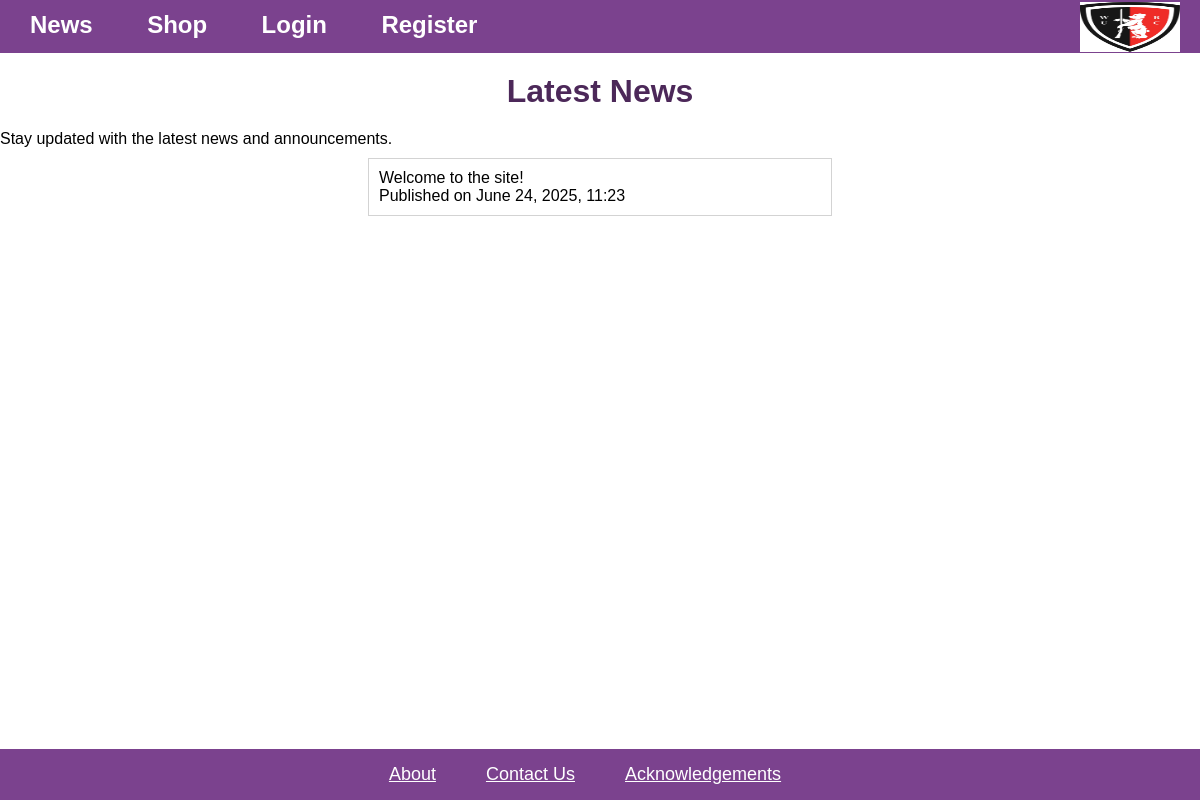
The page /news/ on the database as committed earlier.
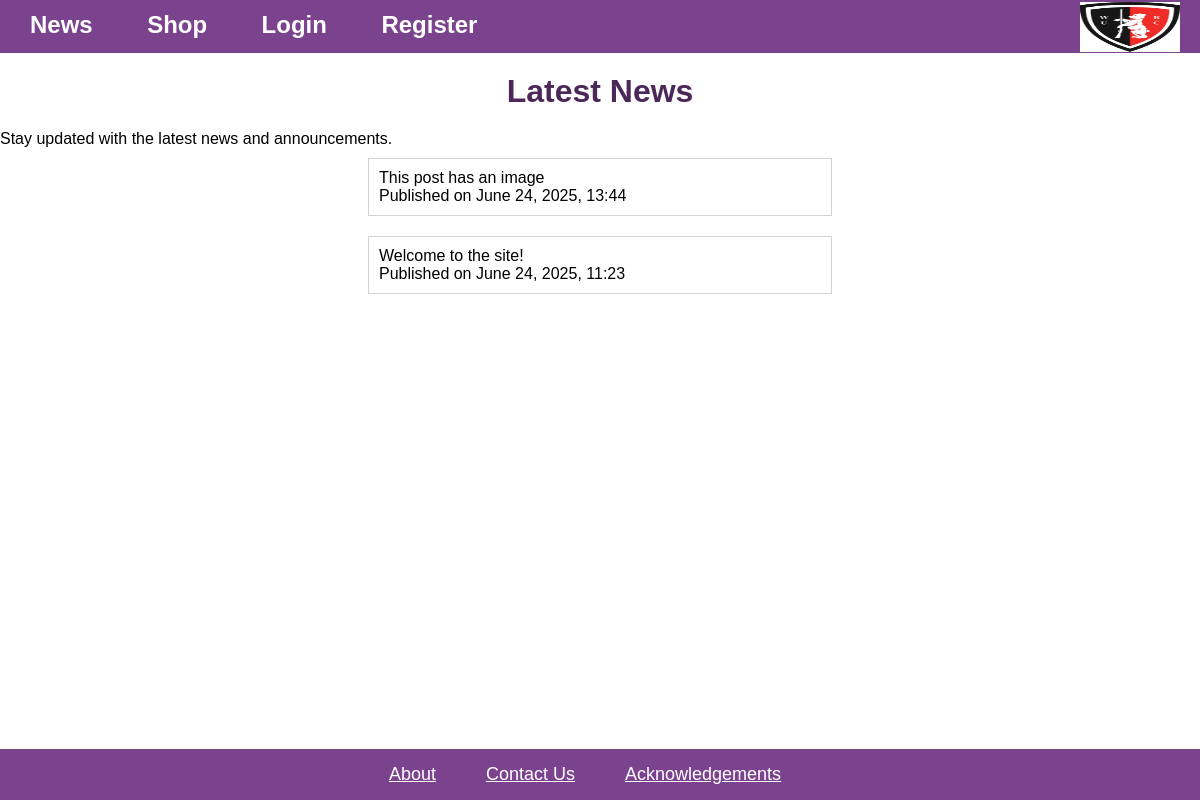
The same page on the database as committed later.
### db_schema.py (models this page shows)
class NewsPost(db.Model):
    __tablename__ = 'news_posts'
    id = db.Column(db.Integer, primary_key=True)
    title = db.Column(db.String(100), nullable=False)
    summary = db.Column(db.String(255), nullable=False)  # A short summary of the news post
    article = db.Column(db.Text, nullable=False)
    created_at = db.Column(db.DateTime, default=datetime.now())
    updated_at = db.Column(db.DateTime, default=datetime.now(), onupdate=datetime.now())
    creator_id = db.Column(db.Integer, db.ForeignKey('admins.id'), nullable=False)
    creator = db.relationship('Admin', backref=db.backref('news_posts', lazy=True))

### server/blueprints/news.py (the view)
@news_bp.route('/', methods=['GET'])
def news():
    posts = NewsPost.query.order_by(NewsPost.created_at.desc()).all()
    return render_template("news/news.html", posts=posts)

### app.py (called while the page is built)
@app.template_filter()
def format_datetime(date: datetime) -> str:
    return date.strftime("%B %d, %Y, %H:%M")

### templates/news/news.html (shortened to what this page needs)
{% extends "layout.html" %}
{% block content %}
    <h1>Latest News</h1>
    <p>Stay updated with the latest news and announcements.</p>
    <div class="tile-list">
        {% for post in posts %}
            {% include "news/partials/post_tile.html" %}
        {% endfor %}
    </div>
{% endblock %}

### templates/layout.html (shortened to what this page needs)
<!DOCTYPE html>
<html lang="en">
    <head>
        <link rel="stylesheet" href="/static/css/layout.css" type="text/css" />
        <link rel="stylesheet" href="/static/css/forms.css" type="text/css" />
    </head>
    <body>
        <div id="content-wrapper">
            {% include 'partials/layout/header.html' %}
            <div id="content">
                {% block content %}
                {% endblock %}
            </div>
        </div>
        {% include 'partials/layout/footer.html' %}
    </body>
</html>

### templates/partials/layout/header.html
<header>
    <span>
        <li><a href="{{ url_for('news.news') }}">News</a></li>
        <li><a href="{{ url_for('shop.shop') }}">Shop</a></li>
        {% if current_user.is_authenticated %}
            <li><a href="{{ url_for('auth.logout') }}">Logout from {{ current_user.email }}</a></li>
        {% else %}
            <li><a href="{{ url_for('auth.login') }}">Login</a></li>
            <li><a href="{{ url_for('auth.register') }}">Register</a></li>
        {% endif %}
    </span>
    <img src="/static/images/logo.png" alt="Logo" width="100" height="50" aria-hidden="true" />
</header>

### templates/news/partials/post_tile.html (shortened to what this page needs)
{% extends 'partials/tile.html' %}
{% set tile_click_behaviour = "window.location.href='" ~ url_for("news.view_news", post_id=post.id) ~ "'" %}
{% block content %}
    <span>
        <p>{{ post.summary }}</p>
        <p class="date">Published on {{ post.created_at | format_datetime }}</p>
    </span>
{% endblock %}

### templates/partials/tile.html
<div class="{{ 'tile' if not tile_click_behaviour else 'tile clickable hover-shadow'}}" onclick="{{ tile_click_behaviour }}">
    {% block content %}
    {% endblock %}
</div>

### templates/partials/layout/footer.html
<footer>
    <li><a href="/about">About</a></li>
    <li><a href="/contact">Contact Us</a></li>
    <li><a href="/acknowledgements">Acknowledgements</a></li>
</footer>

### static/css/layout.css (style rules this page uses)
* { box-sizing: border-box; margin: 0; padding: 0; font-family: sans-serif; --light-background-color: rgb(230, 230, 230); --complement-color: rgb(123, 66, 142); --complement-color-dark: rgb(76, 40, 89); }
body { min-height: 100vh; display: flex; flex-direction: column; align-items: center; justify-content: center; }
#content-wrapper { flex: 1 0 auto; width: 100%; }
header, footer { height: fit-content; display: flex; background-color: var(--complement-color); color: white; text-align: center; line-height: 50px; list-style-type: none; justify-content: space-between; padding: 0 20px; align-items: center; }
header li, footer li { display: inline; margin: 0 30px 0 0; }
footer { margin-top: 30px; justify-content: center; width: 100%; }
header a, footer a { color: white; text-decoration: none; padding: 10px; font-size: x-large; font-weight: bold; }
footer a { font-size: large; font-weight: normal; text-decoration: underline; }
a { color: var(--complement-color); font-weight: bold; }
h1 { color: var(--complement-color-dark); text-align: center; margin: 20px 0; }
.clickable { cursor: pointer; }
.tile-list { display: flex; flex-direction: column; justify-content: space-between; padding: 0 20px; align-items: center; }
.tile { width: 40%; margin: 10px 0; padding: 10px; border-width: 1px; border-style: solid; border-color: lightgray; background-color: white; display: flex; flex-direction: column; justify-content: space-between; }
@media only screen and (min-width: 768px) { .tile { flex-direction: row; } }

Rows that differ between the two databases and show on the page:
added NewsPost: summary "This post has an image", created_at "June 24, 2025, 13:44"
